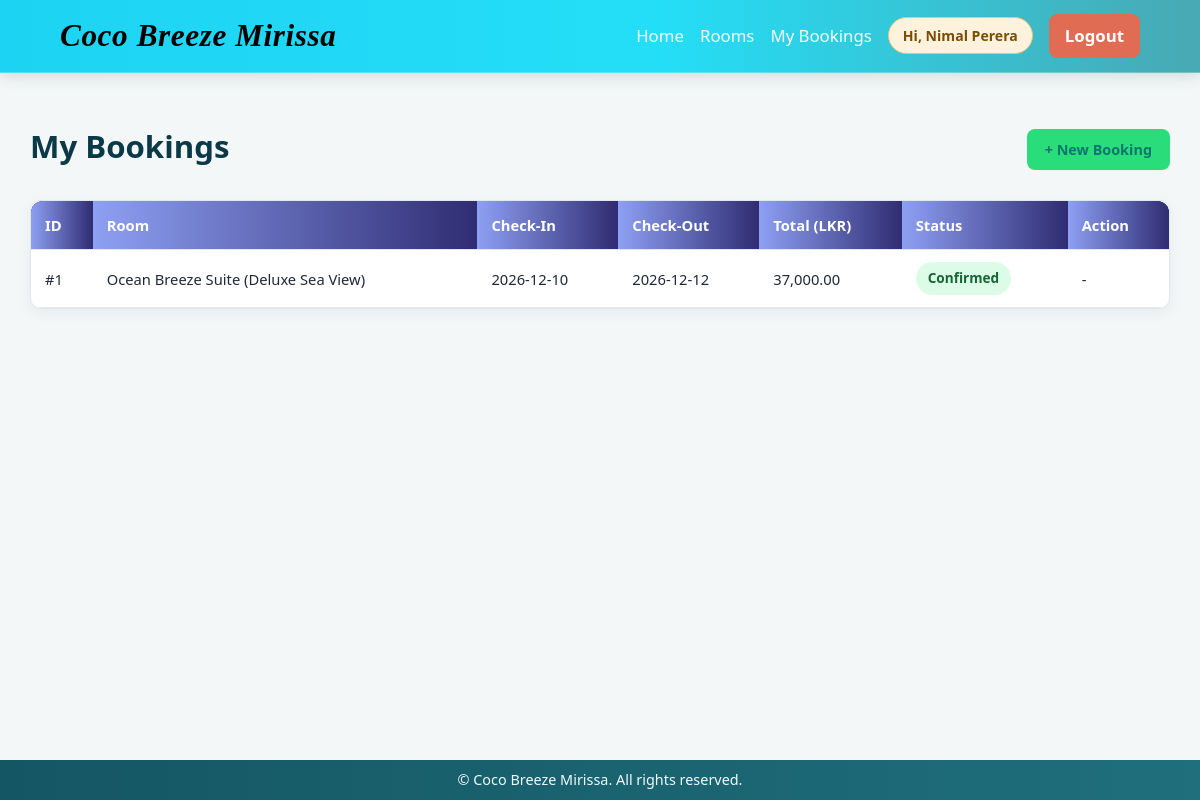
Screenshot of /my_bookings.php (signed in) with the database file from the repository.
### tables this page shows
CREATE TABLE bookings (
    booking_id INT AUTO_INCREMENT PRIMARY KEY,
    user_id INT NOT NULL,
    room_id INT NOT NULL,
    check_in DATE NOT NULL,
    check_out DATE NOT NULL,
    total_amount DECIMAL(10, 2) NOT NULL,
    booking_status ENUM('Pending', 'Confirmed', 'Cancelled') NOT NULL DEFAULT 'Pending',
    booking_date TIMESTAMP DEFAULT CURRENT_TIMESTAMP,
    FOREIGN KEY (user_id) REFERENCES users(user_id) ON DELETE CASCADE,
    FOREIGN KEY (room_id) REFERENCES rooms(room_id) ON DELETE CASCADE
);

CREATE TABLE rooms (
    room_id INT AUTO_INCREMENT PRIMARY KEY,
    room_name VARCHAR(100) NOT NULL,
    room_type VARCHAR(60) NOT NULL,
    description TEXT NOT NULL,
    price_per_night DECIMAL(10, 2) NOT NULL,
    max_guests INT NOT NULL,
    room_image VARCHAR(255) DEFAULT 'room1.jpg',
    room_status ENUM('available', 'inactive') NOT NULL DEFAULT 'available'
);

### my_bookings.php (the view, shortened to what this page needs)
<?php
require_once 'config/db.php';
$userId = (int)$_SESSION['user_id'];
$stmt = $pdo->prepare("
    SELECT b.*, r.room_name, r.room_type
    FROM bookings b
    INNER JOIN rooms r ON b.room_id = r.room_id
    WHERE b.user_id = :user_id
    ORDER BY b.booking_date DESC
");
$stmt->execute(['user_id' => $userId]);
$bookings = $stmt->fetchAll();
?>
<!DOCTYPE html>
<html lang="en">
<head>
    <link rel="stylesheet" href="assets/css/style.css">
</head>
<body>
    <header class="navbar">
        <div class="container nav-flex">
            <a href="index.php" class="logo">Coco Breeze Mirissa</a>
            <nav class="nav-links">
                <a href="index.php">Home</a>
                <a href="rooms.php">Rooms</a>
                <a href="my_bookings.php">My Bookings</a>
                <span class="nav-user">Hi, <?= htmlspecialchars($_SESSION['user_name']) ?></span>
                <a href="logout.php" class="btn-outline">Logout</a>
            </nav>
        </div>
    </header>
    <main class="section container">
        <div class="section-header">
            <h1>My Bookings</h1>
            <a href="book.php" class="btn-primary">+ New Booking</a>
        </div>
        <?php if (empty($bookings)): ?>
            <div class="card">
                <p>You have not made any room bookings yet.</p>
                <a href="rooms.php" class="btn-primary">Explore Rooms</a>
            </div>
        <?php else: ?>
            <div class="table-wrap">
                <table class="data-table">
                    <thead>
                        <tr>
                            <th>ID</th>
                            <th>Room</th>
                            <th>Check-In</th>
                            <th>Check-Out</th>
                            <th>Total (LKR)</th>
                            <th>Status</th>
                            <th>Action</th>
                        </tr>
                    </thead>
                    <tbody>
                        <?php foreach ($bookings as $b): ?>
                            <tr>
                                <td>#<?= (int)$b['booking_id'] ?></td>
                                <td><?= htmlspecialchars($b['room_name']) ?> (<?= htmlspecialchars($b['room_type']) ?>)</td>
                                <td><?= htmlspecialchars($b['check_in']) ?></td>
                                <td><?= htmlspecialchars($b['check_out']) ?></td>
                                <td><?= number_format((float)$b['total_amount'], 2) ?></td>
                                <td>
                                    <span class="badge badge-<?= strtolower(htmlspecialchars($b['booking_status'])) ?>">
                                        <?= htmlspecialchars($b['booking_status']) ?>
                                    </span>
                                </td>
                                <td>
                                    <?php if ($b['booking_status'] === 'Pending'): ?>
                                        <form method="POST" action="my_bookings.php" onsubmit="return confirm('Cancel this pending booking?');">
                                            <input type="hidden" name="cancel_booking_id" value="<?= (int)$b['booking_id'] ?>">
                                            <button type="submit" class="btn-danger">Cancel</button>
                                        </form>
                                    <?php else: ?>
                                        -
                                    <?php endif; ?>
                                </td>
                            </tr>
                        <?php endforeach; ?>
                    </tbody>
                </table>
            </div>
        <?php endif; ?>
    </main>
    <footer class="footer">
        <div class="container">
            <p>&copy; Coco Breeze Mirissa. All rights reserved.</p>
        </div>
    </footer>
</body>
</html>

### rows the page displays
bookings: booking_id "1", room.room_name "Ocean Breeze Suite", room.room_type "Deluxe Sea View", check_in "2026-12-10", check_out "2026-12-12", total_amount "37,000.00", booking_status "Confirmed"

### other values shown
$_SESSION['user_name'] "Nimal Perera"
